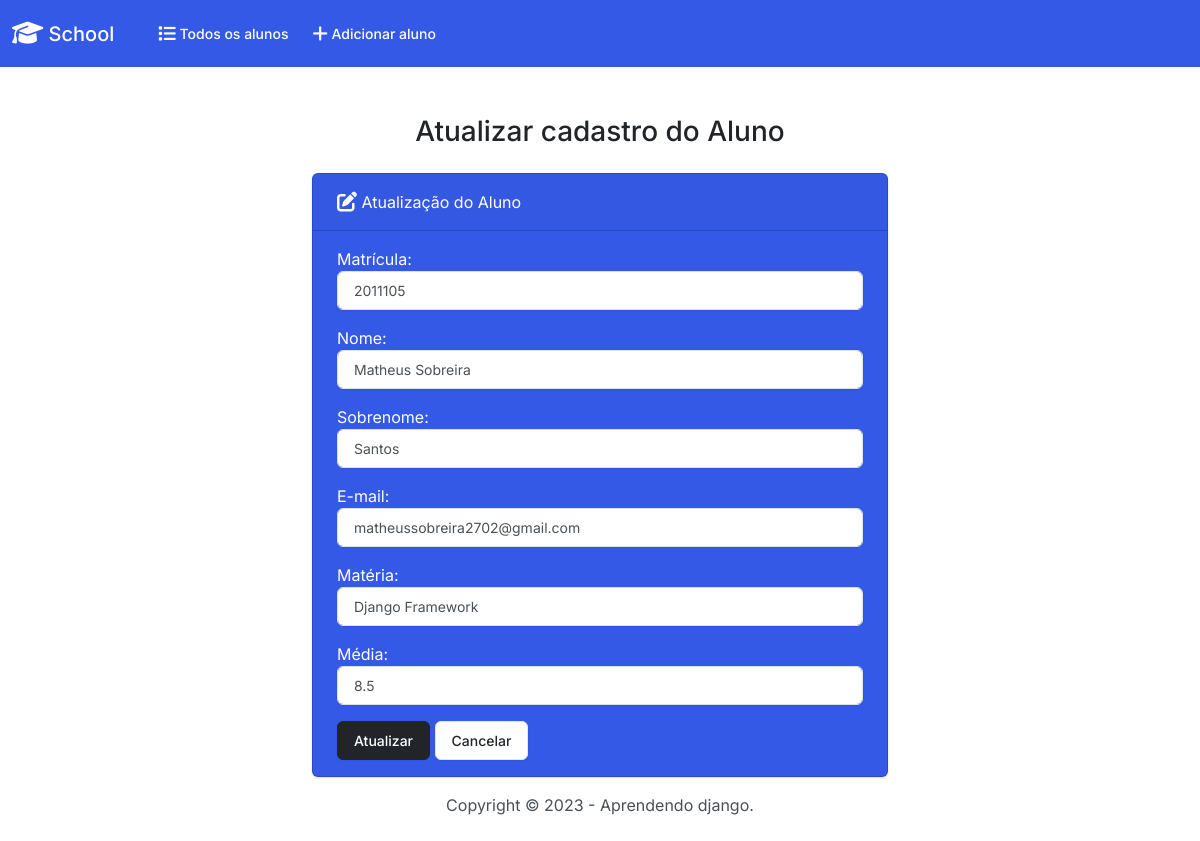
The page /alunos/editar_aluno/1/ on the database its author committed.
### alunos/models.py (models this page shows, shortened)
class Aluno(models.Model):
    matricula = models.PositiveIntegerField()
    nome = models.CharField(max_length=55)
    sobrenome = models.CharField(max_length=55)
    email = models.EmailField(max_length=100)
    materia = models.CharField(max_length=55)
    media_nota = models.FloatField()

### alunos/views.py (the view)
# urls.py: path('editar_aluno/<int:id>/', views.editar_aluno, name='editar_aluno'),
def editar_aluno(request, id):
    if request.method == 'POST':
        aluno = Aluno.objects.get(id=id)
        form = AlunoForm(request.POST, instance=aluno)
        if form.is_valid():
            form.save()
            return render(request, 'alunos/editar_aluno.html', {
                'form': form,
                'success': True
            })
    else:
        aluno = Aluno.objects.get(id=id)
        form = AlunoForm(instance=aluno)
    return render(request, 'alunos/editar_aluno.html', {
        'form': form
    })

### alunos/forms.py
class AlunoForm(forms.ModelForm):
    class Meta:
        model = Aluno
        fields = ['matricula', 'nome', 'sobrenome', 'email', 'materia', 'media_nota']
        labels = {
            'matricula': 'Matrícula',
            'nome': 'Nome',
            'sobrenome': 'Sobrenome',
            'email': 'E-mail',
            'materia': 'Matéria',
            'media_nota': 'Média',
        }
        widgets = {
            'matricula': forms.NumberInput(attrs={'class': 'form-control'}),
            'nome': forms.TextInput(attrs={'class': 'form-control'}),
            'sobrenome': forms.TextInput(attrs={'class': 'form-control'}),
            'email': forms.EmailInput(attrs={'class': 'form-control'}),
            'materia': forms.TextInput(attrs={'class': 'form-control'}),
            'media_nota': forms.NumberInput(attrs={'class': 'form-control'}),
        }

### alunos/templates/alunos/editar_aluno.html
{% extends 'alunos/base.html' %}
{% block content %}
    <h3 class="text-center m-4">Atualizar cadastro do Aluno</h3>
    {% if success %}
        <div class="alert alert-success" role="alert">
            Um novo aluno foi atualizado com sucesso.
            <a href="{% url 'index' %}" class="alert-link">Veja os alunos cadastrados.</a>
        </div>
    {% else %}
        <div class="row justify-content-center">
            <div class="col-6">
                <div class="card text-white bg-primary mb-3">
                    <div class="card-header"><i class="fa-solid fa-pen-to-square fa-lg"></i> Atualização do Aluno</div>
                    <div class="card-body">
                        <form action="" method="POST">{% csrf_token %}
                            {{ form.as_p }}
                            <button type="subtmin" class="btn btn-dark">Atualizar</button>
                            <a href="{% url 'index' %}" class="btn btn-secondary">Cancelar</a>
                        </form>
                    </div>
                </div>
            </div>
        </div>
    {% endif %}
{% endblock content %}

### rows shown on the page
Aluno: matricula "2011105", nome "Matheus Sobreira", sobrenome "Santos", email "matheussobreira2702@gmail.com", materia "Django Framework", media_nota "8.5"
